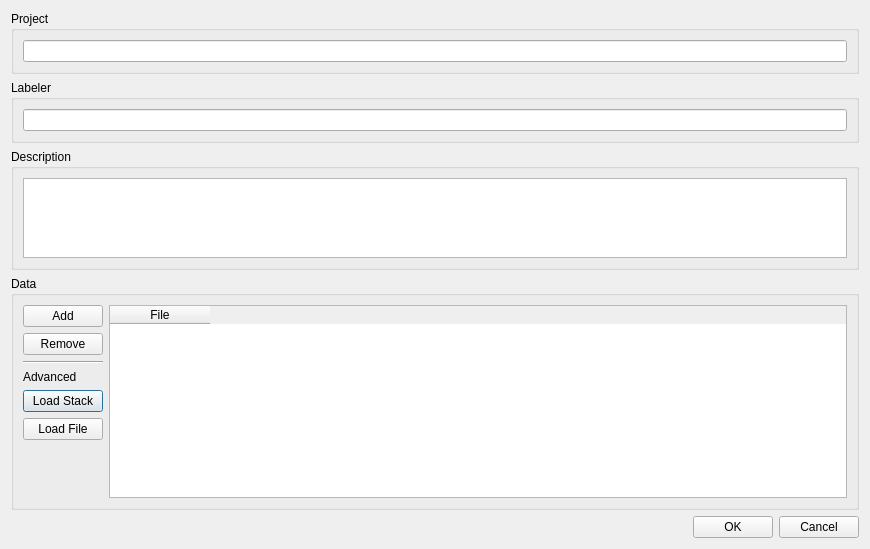
<?xml version="1.0" encoding="UTF-8"?>
<ui version="4.0">
 <class>NewProject</class>
 <widget class="QDialog" name="NewProject">
  <property name="windowModality">
   <enum>Qt::WindowModal</enum>
  </property>
  <property name="geometry">
   <rect>
    <x>0</x>
    <y>0</y>
    <width>870</width>
    <height>549</height>
   </rect>
  </property>
  <property name="windowTitle">
   <string>ilastik Project</string>
  </property>
  <layout class="QVBoxLayout" name="verticalLayout">
   <item>
    <widget class="QGroupBox" name="groupBox_2">
     <property name="enabled">
      <bool>true</bool>
     </property>
     <property name="sizePolicy">
      <sizepolicy hsizetype="Expanding" vsizetype="Preferred">
       <horstretch>0</horstretch>
       <verstretch>0</verstretch>
      </sizepolicy>
     </property>
     <property name="title">
      <string>Project</string>
     </property>
     <layout class="QHBoxLayout" name="horizontalLayout_4">
      <item>
       <widget class="QLineEdit" name="projectName">
        <property name="sizePolicy">
         <sizepolicy hsizetype="Expanding" vsizetype="Preferred">
          <horstretch>0</horstretch>
          <verstretch>0</verstretch>
         </sizepolicy>
        </property>
        <property name="text">
         <string/>
        </property>
       </widget>
      </item>
     </layout>
    </widget>
   </item>
   <item>
    <widget class="QGroupBox" name="groupBox">
     <property name="sizePolicy">
      <sizepolicy hsizetype="Preferred" vsizetype="Preferred">
       <horstretch>0</horstretch>
       <verstretch>0</verstretch>
      </sizepolicy>
     </property>
     <property name="minimumSize">
      <size>
       <width>10</width>
       <height>0</height>
      </size>
     </property>
     <property name="maximumSize">
      <size>
       <width>10000</width>
       <height>10000</height>
      </size>
     </property>
     <property name="title">
      <string>Labeler</string>
     </property>
     <layout class="QHBoxLayout" name="horizontalLayout_3">
      <item>
       <widget class="QLineEdit" name="labeler">
        <property name="sizePolicy">
         <sizepolicy hsizetype="Expanding" vsizetype="Preferred">
          <horstretch>0</horstretch>
          <verstretch>0</verstretch>
         </sizepolicy>
        </property>
        <property name="text">
         <string/>
        </property>
       </widget>
      </item>
     </layout>
    </widget>
   </item>
   <item>
    <widget class="QGroupBox" name="groupBox_3">
     <property name="sizePolicy">
      <sizepolicy hsizetype="MinimumExpanding" vsizetype="Preferred">
       <horstretch>0</horstretch>
       <verstretch>0</verstretch>
      </sizepolicy>
     </property>
     <property name="title">
      <string>Description</string>
     </property>
     <layout class="QVBoxLayout" name="verticalLayout_2">
      <item>
       <widget class="QTextEdit" name="description">
        <property name="sizePolicy">
         <sizepolicy hsizetype="Expanding" vsizetype="Fixed">
          <horstretch>0</horstretch>
          <verstretch>0</verstretch>
         </sizepolicy>
        </property>
        <property name="maximumSize">
         <size>
          <width>16777215</width>
          <height>80</height>
         </size>
        </property>
        <property name="html">
         <string>&lt;!DOCTYPE HTML PUBLIC &quot;-//W3C//DTD HTML 4.0//EN&quot; &quot;http://www.w3.org/TR/REC-html40/strict.dtd&quot;&gt;
&lt;html&gt;&lt;head&gt;&lt;meta name=&quot;qrichtext&quot; content=&quot;1&quot; /&gt;&lt;style type=&quot;text/css&quot;&gt;
p, li { white-space: pre-wrap; }
&lt;/style&gt;&lt;/head&gt;&lt;body style=&quot; font-family:'MS Shell Dlg 2'; font-size:8.25pt; font-weight:400; font-style:normal;&quot;&gt;
&lt;p style=&quot;-qt-paragraph-type:empty; margin-top:0px; margin-bottom:0px; margin-left:0px; margin-right:0px; -qt-block-indent:0; text-indent:0px; font-size:8pt;&quot;&gt;&lt;/p&gt;&lt;/body&gt;&lt;/html&gt;</string>
        </property>
       </widget>
      </item>
     </layout>
    </widget>
   </item>
   <item>
    <widget class="QGroupBox" name="groupBox_5">
     <property name="sizePolicy">
      <sizepolicy hsizetype="Expanding" vsizetype="Expanding">
       <horstretch>0</horstretch>
       <verstretch>0</verstretch>
      </sizepolicy>
     </property>
     <property name="title">
      <string>Data</string>
     </property>
     <layout class="QHBoxLayout" name="horizontalLayout_2">
      <item>
       <layout class="QVBoxLayout" name="verticalLayout_5">
        <item>
         <widget class="QPushButton" name="addFile">
          <property name="text">
           <string>Add</string>
          </property>
          <property name="icon">
           <iconset>
            <normaloff>../../../gui/icons/32x32/actions/media-seek-forward.png</normaloff>../../../gui/icons/32x32/actions/media-seek-forward.png</iconset>
          </property>
          <property name="default">
           <bool>true</bool>
          </property>
          <property name="flat">
           <bool>false</bool>
          </property>
         </widget>
        </item>
        <item>
         <widget class="QPushButton" name="removeFile">
          <property name="text">
           <string>Remove</string>
          </property>
          <property name="icon">
           <iconset>
            <normaloff>../../../gui/icons/32x32/actions/media-seek-backward.png</normaloff>../../../gui/icons/32x32/actions/media-seek-backward.png</iconset>
          </property>
         </widget>
        </item>
        <item>
         <widget class="Line" name="line">
          <property name="orientation">
           <enum>Qt::Horizontal</enum>
          </property>
         </widget>
        </item>
        <item>
         <widget class="QLabel" name="label">
          <property name="text">
           <string>Advanced</string>
          </property>
         </widget>
        </item>
        <item>
         <widget class="QPushButton" name="loadStack">
          <property name="toolTip">
           <string>This allows to create a 3D volume from files stored in a folder.</string>
          </property>
          <property name="text">
           <string>Load Stack</string>
          </property>
          <property name="default">
           <bool>true</bool>
          </property>
          <property name="flat">
           <bool>false</bool>
          </property>
         </widget>
        </item>
        <item>
         <widget class="QPushButton" name="loadFileButton">
          <property name="toolTip">
           <string>Advanced options for loading an image or volume from a file. You can create multi-channel files from single files.</string>
          </property>
          <property name="text">
           <string>Load File</string>
          </property>
         </widget>
        </item>
        <item>
         <widget class="QLabel" name="thumbnailImage">
          <property name="text">
           <string/>
          </property>
          <property name="pixmap">
           <pixmap>gui/placeholder.png</pixmap>
          </property>
         </widget>
        </item>
        <item>
         <spacer name="verticalSpacer">
          <property name="orientation">
           <enum>Qt::Vertical</enum>
          </property>
          <property name="sizeHint" stdset="0">
           <size>
            <width>20</width>
            <height>40</height>
           </size>
          </property>
         </spacer>
        </item>
       </layout>
      </item>
      <item>
       <widget class="QTableWidget" name="tableWidget">
        <property name="sizePolicy">
         <sizepolicy hsizetype="MinimumExpanding" vsizetype="Expanding">
          <horstretch>0</horstretch>
          <verstretch>0</verstretch>
         </sizepolicy>
        </property>
        <property name="toolTip">
         <string>Add and remove image data to your project.</string>
        </property>
        <property name="styleSheet">
         <string notr="true"/>
        </property>
        <column>
         <property name="text">
          <string>File</string>
         </property>
        </column>
       </widget>
      </item>
     </layout>
    </widget>
   </item>
   <item>
    <layout class="QHBoxLayout" name="horizontalLayout">
     <item>
      <spacer name="horizontalSpacer">
       <property name="orientation">
        <enum>Qt::Horizontal</enum>
       </property>
       <property name="sizeHint" stdset="0">
        <size>
         <width>40</width>
         <height>20</height>
        </size>
       </property>
      </spacer>
     </item>
     <item>
      <widget class="QDialogButtonBox" name="confirmButtons">
       <property name="standardButtons">
        <set>QDialogButtonBox::Cancel|QDialogButtonBox::Ok</set>
       </property>
      </widget>
     </item>
    </layout>
   </item>
  </layout>
 </widget>
 <resources/>
 <connections/>
</ui>
